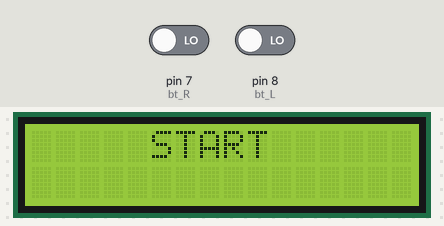
Simulated run of this sketch. Board: Arduino Uno, built with avr-gcc and run on an emulated ATmega328P. Parts: 16×2 character LCD. Inputs (shaded band) come from the test bench; at power-on: pin 7 (bt_R) LOW, pin 8 (bt_L) LOW.

Above: at 1.2 s.
1.3 s: pin 7 (bt_R) driven HIGH
At 2.6 s:
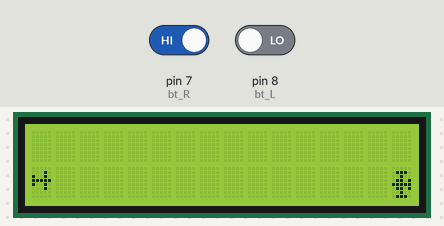
4.3 s: pin 7 (bt_R) driven LOW and pin 8 (bt_L) driven HIGH
At 4.86 s:
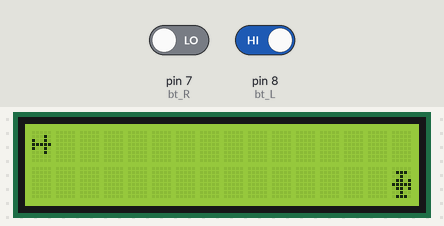
At 7.6 s:
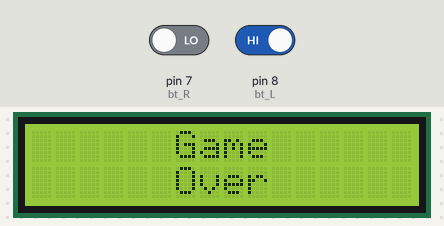
Timing chart, 0 to 9.1 s (numbered marks = the images above; inputs shaded):
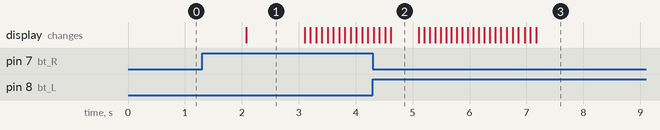

The sketch:

jogo-aviao.ino
```cpp
#include <LiquidCrystal.h>

LiquidCrystal lcd(12,11,5,4,3,2);
int bt_L = 8;
int bt_R = 7;
int valorBt_L;
int valorBt_R;
int posicaoAviao;
int posicaoInimigo;
int posicaoTiroX;
int posicaoTiroY;
int podeAtirar = 1;
int loopDelay = 100;
int loopsWait = 10;
int loopCount = 0;
int jogoIniciado = 0;

byte preto[8] = {
  0b11111,
  0b11111,
  0b11111,
  0b11111,
  0b11111,
  0b11111,
  0b11111,
  0b11111
};

byte aviao[8] = {
  0b00000,
  0b00010,
  0b10010,
  0b11111,
  0b10010,
  0b00010,
  0b00000,
  0b00000
};

byte inimigo[8] = {
  0b00000,
  0b01110,
  0b00100,
  0b01101,
  0b11111,
  0b01101,
  0b00100,
  0b01110
};

void limparAviao();
void limparInimigo();
void limparCeu();
void trajetoTiro();
void atirar();
void start();
void exibirTiro();
void exibirAviao();
void exibirInimigo();
void gameOver();
void aumentarDificuldade();
void exibirExplosao();

void setup() {
  // put your setup code here, to run once:
  Serial.begin(9600);
  lcd.createChar(0, aviao);
  lcd.createChar(1, inimigo);
  lcd.createChar(2, preto);
  lcd.begin(16,2);
  pinMode(bt_L, INPUT);
  pinMode(bt_R, INPUT);

}

void loop() {
  if(jogoIniciado == 0){
    start();
  }

  //posicionar inimigo
  if(loopCount < loopsWait){
    loopCount++;
  } else{
    if(posicaoAviao == 0){
      posicaoInimigo = 0;
    } else{
      posicaoInimigo = 1;
    }
    exibirInimigo();

    //Inimigo Atira
    if(posicaoInimigo == posicaoAviao){
      if(podeAtirar){
        atirar();
        aumentarDificuldade();
      }
    }
    loopCount = 0;
  }


  //lê botoes
  valorBt_L = digitalRead(bt_L);
  valorBt_R = digitalRead(bt_R);
  if(valorBt_L == HIGH && valorBt_R == LOW){
    posicaoAviao = 0;
  } else if(valorBt_L == LOW && valorBt_R == HIGH){
    posicaoAviao = 1;
  }

  exibirAviao();

  trajetoTiro();

  exibirInimigo();

  delay(loopDelay);
}


void atirar(){
  podeAtirar = 0;
  posicaoTiroX = posicaoInimigo;
  posicaoTiroY = 15;
  exibirTiro();
}

void trajetoTiro(){

  if(posicaoTiroX == posicaoAviao && posicaoTiroY == 0){
    //morreu
    gameOver();
    jogoIniciado = 0;
  } else if(posicaoTiroY < 0){
    posicaoTiroY -1;
    podeAtirar = 1;
  } else{
    posicaoTiroY--;
    podeAtirar = 0;
    exibirTiro();
  }
}


void limparCeu(){
  lcd.setCursor(1,0);
  lcd.print("              ");
  lcd.setCursor(1,1);
  lcd.print("              ");
}

void limparAviao(){
  lcd.setCursor(0,0);
  lcd.print(" ");
  lcd.setCursor(0,1);
  lcd.print(" ");
}

void limparInimigo(){
  lcd.setCursor(15,0);
  lcd.print(" ");
  lcd.setCursor(15,1);
  lcd.print(" ");
}

void start(){
  lcd.clear();
  lcd.home();
  lcd.print("     START");
  delay(2000);


  lcd.clear();
   //carrega aviao
  lcd.home();
  lcd.write(byte(0));
  posicaoAviao = 0;

  //carrega inimigo
  lcd.setCursor(15,1);
  lcd.write(byte(3));
  posicaoInimigo = 1;

  //carregar tiro
  posicaoTiroX = 0;
  posicaoTiroY = -1;
  podeAtirar = 1;
  jogoIniciado = 1;

  //dificuldade inicial
  loopDelay = 100;
  loopsWait = 10;


}

void exibirTiro(){
  limparCeu();
  lcd.setCursor(posicaoTiroY,posicaoTiroX);
  lcd.print("*");
}

void exibirAviao(){
  limparAviao();
  lcd.setCursor(0,posicaoAviao);
  lcd.write(byte(0));
}

void exibirInimigo(){
  limparInimigo();
  lcd.setCursor(15,posicaoInimigo);
  lcd.write(byte(1));
}

void exibirExplosao(){
  int i, j;
  for(i = 0; i < 3;i++){

    for(j = 0; j < 16; j++){
      lcd.setCursor(j,0);
      lcd.write(byte(2));
      lcd.setCursor(j,1);
      lcd.write(byte(2));
    }
    delay(100);
    lcd.clear();
    delay(100);
  }
}

void gameOver(){
  exibirExplosao();
  lcd.print("      Game");
  lcd.setCursor(0,1);
  lcd.print("      Over");
  delay(2000);
}

void aumentarDificuldade(){
  if(loopDelay > 10){
    loopDelay = loopDelay - 5;
    loopsWait--;
  }
}
```

Measured:
- what the display in image 1 shows lasts 1.0 s, from 2.1 s to 3.1 s
- what the display in image 2 shows lasts 0.5 s, from 4.6 s to 5.1 s
